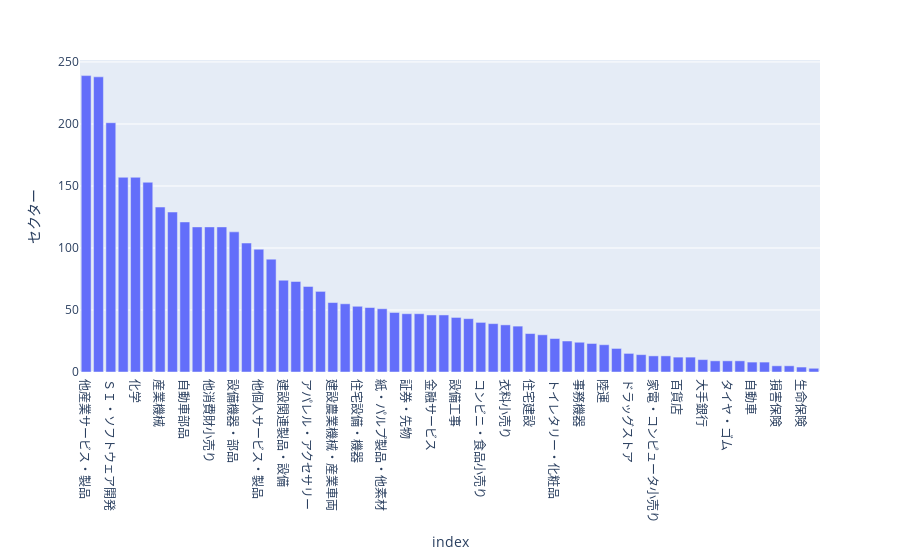

Notebook source saved alongside this figure:
### Code cell
# fig = px.bar(comany_info_df['セクター'].value_counts(), x='index')
fig = px.bar(ct_df.reset_index(), x='index', y='セクター')
fig.show()

### Figure 1 — Plotly figure (JSON) as saved in the notebook; plotly's stock layout.template omitted (floating-point values rounded to 4 significant figures)
{"data": [{"alignmentgroup": "True", "hoverlabel": {"namelength": 0}, "hovertemplate": "index=%{x}<br>セクター=%{y}", "legendgroup": "", "marker": {"color": "#636efa"}, "name": "", "offsetgroup": "", "orientation": "v", "showlegend": false, "textposition": "auto", "type": "bar", "x": ["他産業サービス・製品", "電子部品・産業用電子機器", "ＳＩ・ソフトウェア開発", "食品", "化学", "外食・娯楽サービス", "産業機械", "ヘルスケア製品・サービス", "自動車部品", "メディア", "他消費財小売り", "建設・土木", "設備機器・部品", "通信サービス", "他個人サービス・製品", "不動産（住宅）", "建設関連製品・設備", "地方銀行", "アパレル・アクセサリー", "パッケージソフト", "建設農業機械・産業車両", "電子デバイス製造装置", "住宅設備・機器", "不動産（非住宅）", "紙・パルプ製品・他素材", "倉庫・運輸サービス", "証券・先物", "娯楽用品", "金融サービス", "鉄鋼", "設備工事", "燃料・資源", "コンビニ・食品小売り", "バイオテクノロジー", "衣料小売り", "医薬品", "住宅建設", "非鉄金属・金属製品", "トイレタリー・化粧品", "鉄道", "事務機器", "飲料", "陸運", "リース・消費者金融", "ドラッグストア", "海運", "家電・コンピュータ小売り", "電力", "百貨店", "民生用エレクトロニクス", "大手銀行", "総合スーパー", "タイヤ・ゴム", "ガス", "自動車", "総合商社", "損害保険", "総合電機", "生命保険", "旅客航空輸送"], "xaxis": "x", "y": [239, 238, 201, 157, 157, 153, 133, 129, 121, 117, 117, 117, 113, 104, 99, 91, 74, 73, 69, 65, 56, 55, 53, 52, 51, 48, 47, 47, 46, 46, 44, 43, 40, 39, 38, 37, 31, 30, 27, 25, 24, 23, 22, 19, 15, 14, 13, 13, 12, 12, 10, 9, 9, 9, 8, 8, 5, 5, 4, 3], "yaxis": "y"}], "layout": {"autosize": true, "barmode": "relative", "legend": {"tracegroupgap": 0}, "margin": {"t": 60}, "xaxis": {"anchor": "y", "autorange": true, "domain": [0, 1], "range": [-0.5, 59.5], "title": {"text": "index"}, "type": "category"}, "yaxis": {"anchor": "x", "autorange": true, "domain": [0, 1], "range": [0, 251.6], "title": {"text": "セクター"}, "type": "linear"}}}
